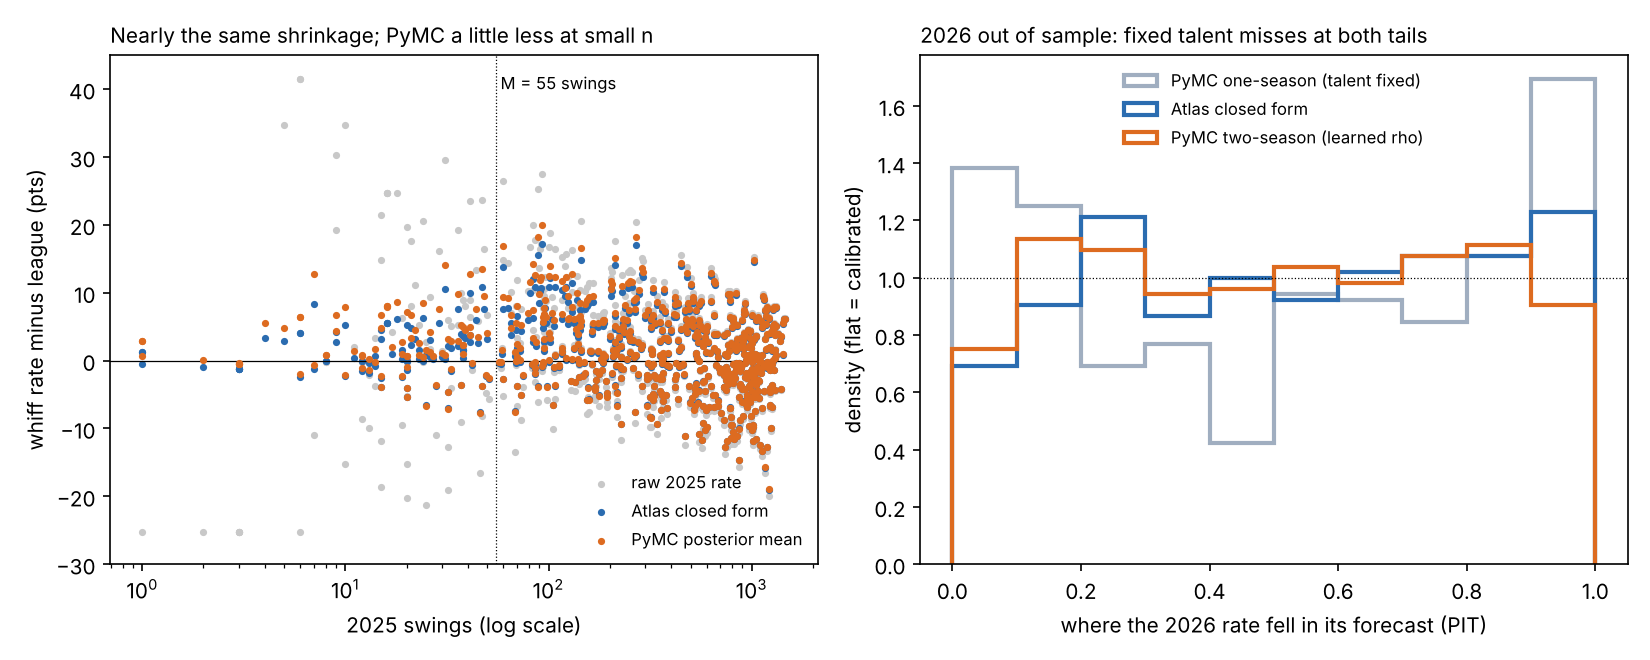

Reproduce this figure in Python.
"""Hitter whiff rate (whiffs per swing) as a hierarchical Bayesian model in PyMC, checked against the
Reliability Atlas's closed-form regression and tested on 2026 out of sample.

Two models, both binomial on the logit scale (logit-normal hierarchy):

  one-season   fit on 2025 only.  logit p_i = mu + sigma * z_i,  z_i ~ N(0, 1),  whiffs_i ~ Binomial(swings_i, p_i).
               Its 2026 forecast assumes talent does not change between seasons.
  two-season   fit on 2024 and 2025.  Each season has its own mu_t and sigma_t, and a hitter's standardized
               talent carries over with correlation rho:  z_2025 = rho * z_2024 + sqrt(1 - rho^2) * e.
               The 2026 forecast steps the same way once more:  z_2026 = rho * z_2025 + sqrt(1 - rho^2) * e.
               rho is learned from 2024 -> 2025 only.  No 2026 data enters any fit.

The comparison is the Atlas's regress(): estimate = league + w (obs - league), w = n / (n + M), M = 55.4 swings,
tau = 0.0618, and rho = 0.931 for next season (constants pooled over 2024-26, so the Atlas has seen 2026).

Scoring 2026 (the Atlas's own convention): the league's shift from 2025 to 2026 is removed using 2026's actual
league mean, for both methods, so a league-wide move isn't anyone's error.  Every hitter counts once.
Targets: hitters with 1+ swing in 2025 and at least M/5 = 11 swings in 2026.

Run (from the repo root):
    uv run --group bayes python reports/bayes/whiff_hierarchical.py
    uv run --group bayes python reports/bayes/whiff_hierarchical.py --sigma-sd 0.05        # exercise 1: a bad prior
    uv run --group bayes python reports/bayes/whiff_hierarchical.py --sample-hitters 25    # exercise 1: a small roster
    uv run --group bayes python reports/bayes/whiff_hierarchical.py --by-pitch-group       # exercise 2
    uv run --group bayes python reports/bayes/whiff_hierarchical.py --by-pitch-group --centered  # exercise 3
    uv run --group bayes python reports/bayes/whiff_hierarchical.py --counts my_counts.csv # skip the pitch data

Reads regular-season pitches from data/seq/ (bb seq <season>), or a counts CSV with columns
season, batter, player_name, pitch_group, swings, whiffs (written to reports/bayes/out/ on every run).
"""
from __future__ import annotations

import argparse
import json
from pathlib import Path

import numpy as np
import pandas as pd

HERE = Path(__file__).resolve().parent
OUT = HERE / "out"

# The repo's definitions (baseball.evaluation.arsenal, baseball.evaluation.reliability), copied so the counts
# step also runs where the package isn't installed.  test_definitions_match_repo() checks they agree.
SWINGS = ("swinging_strike", "swinging_strike_blocked", "foul", "foul_tip", "foul_bunt", "missed_bunt",
          "hit_into_play", "hit_into_play_no_out", "hit_into_play_score")
WHIFFS = ("swinging_strike", "swinging_strike_blocked", "foul_tip", "missed_bunt")
NO_PITCH = ("automatic_ball", "automatic_strike")
PITCH_GROUP = {"FF": "fastball", "SI": "fastball", "FC": "fastball",
               "SL": "breaking", "ST": "breaking", "CU": "breaking", "KC": "breaking", "SV": "breaking",
               "CS": "breaking", "CH": "offspeed", "FS": "offspeed", "FO": "offspeed", "SC": "offspeed"}
GROUPS = ("fastball", "breaking", "offspeed", "other")

# Atlas constants for hitter/whiff (baseball/evaluation/reliability_params.json, built 2026-10-13)
TARGET_ACCEPT = 0.9
CENTERED = False
ATLAS = {"M": 55.40049, "tau": 0.061794, "rho": 0.930619}


# ---------------------------------------------------------------- data

def counts_from_pitches(p: pd.DataFrame) -> pd.DataFrame:
    """Hitter x season x pitch group swings and whiffs from pitch rows (regular season only)."""
    d = p[p["game_type"].eq("R") & ~p["description"].isin(NO_PITCH)]
    d = d.drop_duplicates(["game_pk", "at_bat_number", "pitch_number"])
    d = d.assign(season=d["game_year"].astype(int),
                 pitch_group=d["pitch_type"].map(PITCH_GROUP).fillna("other"),
                 swings=d["description"].isin(SWINGS).astype(int),
                 whiffs=d["description"].isin(WHIFFS).astype(int))
    d = d[d["swings"].eq(1)]
    names = d.groupby("batter")["player_name"].agg(lambda s: s.mode().iat[0])
    c = d.groupby(["season", "batter", "pitch_group"], as_index=False)[["swings", "whiffs"]].sum()
    return c.assign(player_name=c["batter"].map(names))[["season", "batter", "player_name", "pitch_group", "swings", "whiffs"]]


def load_counts(seasons, csv: str | None = None) -> pd.DataFrame:
    if csv:
        c = pd.read_csv(csv)
        return c[c["season"].isin(seasons)].reset_index(drop=True)
    from baseball.edge.familiarity import seq_parts

    cols = ["game_pk", "game_year", "game_type", "at_bat_number", "pitch_number", "batter", "player_name",
            "pitch_type", "description"]
    frames = []
    for s in seasons:
        parts = seq_parts(s)
        if not parts:
            raise FileNotFoundError(f"No data/seq/ files for {s}. Run `uv run bb seq {s}`, or pass --counts.")
        frames.append(pd.concat([pd.read_parquet(x, columns=cols) for x in parts], ignore_index=True))
    return counts_from_pitches(pd.concat(frames, ignore_index=True))


def hitters(c: pd.DataFrame, season: int) -> pd.DataFrame:
    h = c[c["season"].eq(season)].groupby(["batter", "player_name"], as_index=False)[["swings", "whiffs"]].sum()
    return h[h["swings"] > 0].reset_index(drop=True)


def league_mean(h: pd.DataFrame) -> float:
    return float(h["whiffs"].sum() / h["swings"].sum())


# ---------------------------------------------------------------- the closed form (the Atlas)

def atlas_season(obs, n, league, level):
    """regress(..., horizon='season'): his true 2025 level."""
    from statistics import NormalDist

    M, tau = ATLAS["M"], ATLAS["tau"]
    w = n / (n + M)
    est = league + w * (obs - league)
    sd = tau * np.sqrt(1 - w)
    z = NormalDist().inv_cdf(0.5 + level / 2)
    return est, np.clip(est - z * sd, 0, 1), np.clip(est + z * sd, 0, 1), w


def atlas_next(obs, n, league, n2, level):
    """regress(..., horizon='next_season') plus the 2026 sample's own noise, M tau^2 / n2 (the predictive
    interval the Atlas validated)."""
    from statistics import NormalDist

    M, tau, rho = ATLAS["M"], ATLAS["tau"], ATLAS["rho"]
    w = n / (n + M)
    est = league + rho * w * (obs - league)
    sd = np.sqrt(tau ** 2 * (1 - rho ** 2 * w) + M * tau ** 2 / n2)
    z = NormalDist().inv_cdf(0.5 + level / 2)
    return est, est - z * sd, est + z * sd


# ---------------------------------------------------------------- the PyMC models

def fit_one_season(h: pd.DataFrame, mu_sd: float, sigma_sd: float, draws: int, tune: int, chains: int, seed: int):
    import pymc as pm

    with pm.Model(coords={"hitter": h["batter"].astype(str).to_numpy()}) as model:
        mu = pm.Normal("mu", -1.1, mu_sd)                       # logit(0.25) = -1.1
        sigma = pm.HalfNormal("sigma", sigma_sd)                # spread of true talent, logit scale
        z = pm.Normal("z", 0, 1, dims="hitter")                 # non-centered: samples cleanly at small n
        p = pm.Deterministic("p", pm.math.invlogit(mu + sigma * z), dims="hitter")
        pm.Binomial("whiffs", n=h["swings"].to_numpy(), p=p, observed=h["whiffs"].to_numpy(), dims="hitter")
        idata = pm.sample(draws=draws, tune=tune, chains=chains, cores=min(chains, 4), random_seed=seed,
                          target_accept=TARGET_ACCEPT, progressbar=False)
    return model, idata


def fit_by_pitch_group(c: pd.DataFrame, season: int, mu_sd: float, sigma_sd: float, draws: int, tune: int,
                       chains: int, seed: int):
    """Exercise 2: a pitch-group level.  logit p_ig = mu + beta_g + sigma * z_i + sigma_g * u_ig.
    beta_g: how much harder each pitch group is to hit for everyone.  sigma_g: how much hitters differ from
    their own overall level on that group.  A hitter's overall rate is his swing-weighted mix of p_ig."""
    import pymc as pm

    d = c[c["season"].eq(season) & c["swings"].gt(0)].reset_index(drop=True)
    hit_ids, hit_idx = np.unique(d["batter"].to_numpy(), return_inverse=True)
    grp_idx = d["pitch_group"].map({g: k for k, g in enumerate(GROUPS)}).to_numpy()
    with pm.Model(coords={"hitter": hit_ids.astype(str), "group": list(GROUPS), "cell": np.arange(len(d))}) as model:
        mu = pm.Normal("mu", -1.1, mu_sd)
        beta = pm.Normal("beta", 0, 1, dims="group")
        sigma = pm.HalfNormal("sigma", sigma_sd)
        sigma_g = pm.HalfNormal("sigma_g", sigma_sd, dims="group")
        z = pm.Normal("z", 0, 1, dims="hitter")
        if CENTERED:   # exercise 3: the hitter-by-group effects sampled directly, d ~ N(0, sigma_g)
            dev = pm.Normal("d", 0, sigma_g[grp_idx], dims="cell")
        else:          # non-centered: u ~ N(0, 1), effect = sigma_g * u
            dev = sigma_g[grp_idx] * pm.Normal("u", 0, 1, dims="cell")
        p = pm.Deterministic("p_cell", pm.math.invlogit(mu + beta[grp_idx] + sigma * z[hit_idx] + dev), dims="cell")
        pm.Binomial("whiffs", n=d["swings"].to_numpy(), p=p, observed=d["whiffs"].to_numpy(), dims="cell")
        idata = pm.sample(draws=draws, tune=tune, chains=chains, cores=min(chains, 4), random_seed=seed,
                          target_accept=TARGET_ACCEPT, progressbar=False)
    return model, idata, d, hit_ids, hit_idx


def fit_two_season(c: pd.DataFrame, s0: int, s1: int, mu_sd: float, sigma_sd: float, draws: int, tune: int,
                   chains: int, seed: int):
    import pymc as pm

    h0, h1 = hitters(c, s0), hitters(c, s1)
    ids = np.union1d(h0["batter"], h1["batter"])
    n = np.zeros((len(ids), 2), int)
    y = np.zeros((len(ids), 2), int)
    for k, h in enumerate((h0, h1)):
        pos = np.searchsorted(ids, h["batter"].to_numpy())
        n[pos, k], y[pos, k] = h["swings"], h["whiffs"]
    with pm.Model(coords={"hitter": ids.astype(str), "season": [s0, s1]}) as model:
        mu = pm.Normal("mu", -1.1, mu_sd, dims="season")
        sigma = pm.HalfNormal("sigma", sigma_sd, dims="season")
        rho = pm.Uniform("rho", -1, 1)                          # year-to-year talent correlation
        z0 = pm.Normal("z0", 0, 1, dims="hitter")
        e1 = pm.Normal("e1", 0, 1, dims="hitter")
        z1 = pm.Deterministic("z1", rho * z0 + pm.math.sqrt(1 - rho ** 2) * e1, dims="hitter")
        z = pm.math.stack([z0, z1], axis=1)
        p = pm.Deterministic("p", pm.math.invlogit(mu + sigma * z), dims=("hitter", "season"))
        pm.Binomial("whiffs", n=n, p=p, observed=y, dims=("hitter", "season"))
        idata = pm.sample(draws=draws, tune=tune, chains=chains, cores=min(chains, 4), random_seed=seed,
                          target_accept=TARGET_ACCEPT, progressbar=False)
    return model, idata, ids


def draws_of(idata, name: str) -> np.ndarray:
    """Posterior draws flattened over chains: shape (draws, ...)."""
    x = idata.posterior[name]
    return x.stack(sample=("chain", "draw")).transpose("sample", ...).to_numpy()


def diagnostics(idata, var_names) -> dict:
    import arviz as az

    s = az.summary(idata, var_names=var_names, kind="diagnostics")
    div = int(idata.sample_stats["diverging"].sum())
    return {"max_rhat": float(s["r_hat"].max()), "min_ess_bulk": float(s["ess_bulk"].min()),
            "min_ess_tail": float(s["ess_tail"].min()), "divergences": div,
            "n_params_checked": int(len(s))}


# ---------------------------------------------------------------- scoring 2026

def pit_binomial_mixture(y: np.ndarray, n: np.ndarray, p_draws: np.ndarray, rng) -> np.ndarray:
    """Randomized PIT of an observed count under a posterior predictive Binomial(n, p_s) mixture.
    Uniform(0, 1) if the predictive is calibrated, so an x% central interval covers when |PIT - 0.5| < x/2.
    Randomizing inside the jump at y makes discrete counts fair (no free coverage from ties)."""
    from scipy.stats import binom

    F_hi = binom.cdf(y[None, :], n[None, :], p_draws).mean(0)
    F_lo = binom.cdf(y[None, :] - 1, n[None, :], p_draws).mean(0)
    return F_lo + rng.uniform(size=len(y)) * (F_hi - F_lo)


def compare_2025(t25: pd.DataFrame) -> pd.DataFrame:
    """Where the two methods agree and differ on 2025 talent, by the Atlas weight on his data."""
    rows = []
    groups = [("all", np.ones(len(t25), bool))] + [(b, t25["bucket"].eq(b).to_numpy())
                                                   for b in ["< M/4", "M/4 to M", "M to 3M", "3M +"]]
    q = t25["obs"].where(t25["swings"] >= 3 * ATLAS["M"])
    groups += [("extreme: top 5% raw (3M+)", (q >= q.quantile(0.95)).to_numpy()),
               ("extreme: bottom 5% raw (3M+)", (q <= q.quantile(0.05)).to_numpy())]
    for name, m in groups:
        x = t25[m]
        d = 100 * (x["bayes_est"] - x["atlas_est"])
        rows.append({"group": name, "hitters": int(m.sum()), "median_swings": float(x["swings"].median()),
                     "mean_raw_pts": 100 * x["obs"].mean(),
                     "mean_atlas_pts": 100 * x["atlas_est"].mean(), "mean_bayes_pts": 100 * x["bayes_est"].mean(),
                     "mean_abs_diff_pts": float(d.abs().mean()), "max_abs_diff_pts": float(d.abs().max()),
                     "atlas_width95_pts": 100 * float((x["atlas_hi95"] - x["atlas_lo95"]).mean()),
                     "bayes_width95_pts": 100 * float((x["bayes_hi95"] - x["bayes_lo95"]).mean()),
                     "bayes_upper_share": float(((x["bayes_hi95"] - x["bayes_est"]) /
                                                 (x["bayes_hi95"] - x["bayes_lo95"])).mean()),
                     "bayes_implied_M_median": float(x["bayes_implied_M"].median())})
    return pd.DataFrame(rows)


def bucket(w: np.ndarray) -> np.ndarray:
    labels = np.array(["< M/4", "M/4 to M", "M to 3M", "3M +"])
    return labels[np.digitize(w, [0.2, 0.5, 0.75])]


def score(t: pd.DataFrame, methods: dict[str, dict]) -> pd.DataFrame:
    """methods: name -> {'est': forecast of the 2026 rate, 'cov80', 'cov95': bool arrays}."""
    rows = []
    for b in ["all", "< M/4", "M/4 to M", "M to 3M", "3M +"]:
        m = np.ones(len(t), bool) if b == "all" else t["bucket"].eq(b).to_numpy()
        for name, f in methods.items():
            e = f["est"][m] - t["obs26"].to_numpy()[m]
            rows.append({"bucket": b, "method": name, "hitters": int(m.sum()),
                         "mae_pts": 100 * np.mean(np.abs(e)), "rmse_pts": 100 * np.sqrt(np.mean(e ** 2)),
                         "cov80": 100 * f["cov80"][m].mean() if "cov80" in f else np.nan,
                         "cov95": 100 * f["cov95"][m].mean() if "cov95" in f else np.nan,
                         "width80_pts": 100 * np.mean(f["w80"][m]) if "w80" in f else np.nan})
    return pd.DataFrame(rows)


# ---------------------------------------------------------------- main

def main(argv=None) -> None:
    ap = argparse.ArgumentParser(description=__doc__.split("\n")[0])
    ap.add_argument("--counts", help="counts CSV instead of data/seq/")
    ap.add_argument("--mu-sd", type=float, default=1.0, help="prior sd of the league mean, logit scale (default 1)")
    ap.add_argument("--sigma-sd", type=float, default=0.5, help="HalfNormal scale of the talent spread, logit (0.5)")
    ap.add_argument("--draws", type=int, default=1000)
    ap.add_argument("--tune", type=int, default=1000)
    ap.add_argument("--chains", type=int, default=4)
    ap.add_argument("--seed", type=int, default=2026)
    ap.add_argument("--by-pitch-group", action="store_true", help="exercise 2: add a pitch-group level (2025)")
    ap.add_argument("--skip-two-season", action="store_true", help="faster: one-season model only")
    ap.add_argument("--sample-hitters", type=int, default=0,
                    help="exercise 1: fit on a random N hitters only (a small roster), to see when the prior matters")
    ap.add_argument("--target-accept", type=float, default=0.9, help="NUTS step-size target (raise to 0.95-0.99 to fix divergences)")
    ap.add_argument("--centered", action="store_true", help="exercise 3: centered hitter-by-group effects (with --by-pitch-group)")
    ap.add_argument("--tag", default="", help="suffix for output files, e.g. tight_prior")
    a = ap.parse_args(argv)

    global TARGET_ACCEPT, CENTERED
    TARGET_ACCEPT, CENTERED = a.target_accept, a.centered
    OUT.mkdir(parents=True, exist_ok=True)
    tag = f"_{a.tag}" if a.tag else ""
    c = load_counts([2024, 2025, 2026], a.counts)
    if not a.counts:
        c.to_csv(OUT / "whiff_counts_2024_2026.csv", index=False)
    h25, h26 = hitters(c, 2025), hitters(c, 2026)
    lg25, lg26 = league_mean(h25), league_mean(h26)
    shift = lg26 - lg25
    if a.sample_hitters:                                                  # league means stay the full league's
        keep = h25.sample(a.sample_hitters, random_state=a.seed)["batter"]
        h25 = h25[h25["batter"].isin(keep)].reset_index(drop=True)
        c = c[~c["season"].eq(2025) | c["batter"].isin(keep)]
        a.skip_two_season = True
    rng = np.random.default_rng(a.seed)
    print(f"2025: {len(h25)} hitters, {h25['swings'].sum():,} swings, league whiff {lg25:.4f}")
    print(f"2026: {len(h26)} hitters, {h26['swings'].sum():,} swings, league whiff {lg26:.4f} (shift {100 * shift:+.2f} pts)")

    # --- 2025: the one-season model against the closed form
    if a.by_pitch_group:
        _, idata, d, hit_ids, hit_idx = fit_by_pitch_group(c, 2025, a.mu_sd, a.sigma_sd, a.draws, a.tune, a.chains, a.seed)
        pc = draws_of(idata, "p_cell")                                   # (S, cells)
        sw = d["swings"].to_numpy()
        num = np.zeros((pc.shape[0], len(hit_ids)))
        for k in range(pc.shape[1]):
            num[:, hit_idx[k]] += pc[:, k] * sw[k]
        p25 = num / np.bincount(hit_idx, weights=sw)[None, :]            # his mix-weighted overall rate
        p25 = pd.DataFrame(p25, columns=hit_ids)[h25["batter"].to_numpy()].to_numpy()
        diag = diagnostics(idata, ["mu", "beta", "sigma", "sigma_g"])
        import arviz as az
        print(az.summary(idata, var_names=["mu", "beta", "sigma", "sigma_g"]))
    else:
        _, idata = fit_one_season(h25, a.mu_sd, a.sigma_sd, a.draws, a.tune, a.chains, a.seed)
        p25 = draws_of(idata, "p")
        diag = diagnostics(idata, ["mu", "sigma", "z"])
        import arviz as az
        print(az.summary(idata, var_names=["mu", "sigma"]))
    obs25, n25 = (h25["whiffs"] / h25["swings"]).to_numpy(), h25["swings"].to_numpy(float)
    est, lo95, hi95, w = atlas_season(obs25, n25, lg25, 0.95)
    _, lo80, hi80, _ = atlas_season(obs25, n25, lg25, 0.80)
    t25 = h25.assign(obs=obs25, w_atlas=w, bucket=bucket(w),
                     atlas_est=est, atlas_lo95=lo95, atlas_hi95=hi95, atlas_lo80=lo80, atlas_hi80=hi80,
                     bayes_est=p25.mean(0), bayes_lo95=np.quantile(p25, 0.025, 0), bayes_hi95=np.quantile(p25, 0.975, 0),
                     bayes_lo80=np.quantile(p25, 0.10, 0), bayes_hi80=np.quantile(p25, 0.90, 0))
    with np.errstate(invalid="ignore", divide="ignore"):
        wb = (t25["bayes_est"] - lg25) / (t25["obs"] - lg25)             # the weight the model put on his data
        t25["bayes_implied_M"] = np.where((wb > 0.02) & (wb < 0.98), n25 * (1 - wb) / wb, np.nan)
    t25.to_csv(OUT / f"estimates_2025{tag}.csv", index=False)
    cmp25 = compare_2025(t25)
    cmp25.to_csv(OUT / f"compare_2025{tag}.csv", index=False)
    print(cmp25.round(2).to_string(index=False))

    # --- 2026: forecasts and scoring
    t = h25[["batter", "player_name", "swings", "whiffs"]].merge(
        h26[["batter", "swings", "whiffs"]], on="batter", suffixes=("25", "26"))
    t = t[t["swings26"] >= ATLAS["M"] / 5].reset_index(drop=True)
    pos = h25.reset_index().set_index("batter").loc[t["batter"], "index"].to_numpy()
    t["obs25"], t["obs26"] = t["whiffs25"] / t["swings25"], t["whiffs26"] / t["swings26"]
    t["bucket"] = bucket(t["swings25"] / (t["swings25"] + ATLAS["M"]))
    n2, y2 = t["swings26"].to_numpy(), t["whiffs26"].to_numpy()

    methods = {}
    e, l95, u95 = atlas_next(t["obs25"].to_numpy(), t["swings25"].to_numpy(float), lg25, n2, 0.95)
    _, l80, u80 = atlas_next(t["obs25"].to_numpy(), t["swings25"].to_numpy(float), lg25, n2, 0.80)
    y26 = t["obs26"].to_numpy() - shift                                    # Atlas convention: obs2 - shift
    from scipy.stats import norm
    methods["Atlas closed form"] = {"est": e + shift, "cov80": (y26 >= l80) & (y26 <= u80),
                                    "cov95": (y26 >= l95) & (y26 <= u95), "w80": u80 - l80,
                                    "pit": norm.cdf((y26 - e) / ((u95 - l95) / (2 * norm.ppf(0.975))))}
    methods["Raw 2025 rate"] = {"est": t["obs25"].to_numpy() + shift}
    methods["League mean"] = {"est": np.full(len(t), lg26)}

    def logit(x):
        return np.log(x / (1 - x))

    dl = logit(lg26) - logit(lg25)                                       # the same league shift, on the logit scale

    def add_bayes(name, p26):
        p26 = 1 / (1 + np.exp(-(logit(np.clip(p26, 1e-9, 1 - 1e-9)) + dl)))
        pit = pit_binomial_mixture(y2, n2, p26, rng)
        sims = rng.binomial(n2[None, :], p26) / n2[None, :]
        methods[name] = {"est": p26.mean(0), "cov80": np.abs(pit - 0.5) < 0.40, "cov95": np.abs(pit - 0.5) < 0.475,
                         "w80": np.quantile(sims, 0.9, 0) - np.quantile(sims, 0.1, 0), "pit": pit}

    add_bayes("PyMC one-season (talent fixed)", p25[:, pos])

    diag2, rho_post = None, None
    if not a.skip_two_season and not a.by_pitch_group:
        _, idata2, ids = fit_two_season(c, 2024, 2025, a.mu_sd, a.sigma_sd, a.draws, a.tune, a.chains, a.seed)
        diag2 = diagnostics(idata2, ["mu", "sigma", "rho", "z0", "e1"])
        rho, mu, sig = draws_of(idata2, "rho"), draws_of(idata2, "mu")[:, 1], draws_of(idata2, "sigma")[:, 1]
        z1 = draws_of(idata2, "z1")[:, np.searchsorted(ids, t["batter"].to_numpy())]
        z2 = rho[:, None] * z1 + np.sqrt(1 - rho[:, None] ** 2) * rng.standard_normal(z1.shape)
        add_bayes("PyMC two-season (learned rho)", 1 / (1 + np.exp(-(mu[:, None] + sig[:, None] * z2))))
        # Same information as the Atlas: the hitter's 2025 swings only (one-season posterior), stepped to 2026
        # with the rho learned above.  Separates "what the year-to-year step does" from "what 2024 data adds".
        z25 = draws_of(idata, "z")[:, pos]
        mu1, sig1 = draws_of(idata, "mu"), draws_of(idata, "sigma")
        r = rng.permutation(rho)[: len(mu1)]
        z26 = r[:, None] * z25 + np.sqrt(1 - r[:, None] ** 2) * rng.standard_normal(z25.shape)
        add_bayes("PyMC 2025 only + learned rho", 1 / (1 + np.exp(-(mu1[:, None] + sig1[:, None] * z26))))
        rho_post = {"mean": float(rho.mean()), "lo95": float(np.quantile(rho, 0.025)), "hi95": float(np.quantile(rho, 0.975)),
                    "sigma_2025_logit": float(sig.mean())}
        import arviz as az
        print(az.summary(idata2, var_names=["mu", "sigma", "rho"]))
        trace_plot(idata2, ["mu", "sigma", "rho"], OUT / f"trace_two_season{tag}.png")
    trace_plot(idata, ["mu", "sigma"] + (["beta", "sigma_g"] if a.by_pitch_group else []), OUT / f"trace_one_season{tag}.png")

    s = score(t, methods)
    s.to_csv(OUT / f"score_2026{tag}.csv", index=False)
    f = t.copy()
    for name, m in methods.items():
        key = name.split(" (")[0].lower().replace(" ", "_").replace("+", "plus")
        f[f"{key}_est"] = m["est"]
        for k in ("cov80", "cov95", "pit"):
            if k in m:
                f[f"{key}_{k}"] = m[k]
    f.to_csv(OUT / f"forecasts_2026{tag}.csv", index=False)
    import arviz as az
    summ = az.summary(idata, var_names=["mu", "sigma"] if not a.by_pitch_group else ["mu", "sigma"])
    res = {"league_2025": lg25, "league_2026": lg26, "hitters_2025": len(h25), "swings_2025": int(h25["swings"].sum()),
           "hitters_2026": len(h26), "swings_2026": int(h26["swings"].sum()), "targets_2026": len(t),
           "prior": {"mu_sd": a.mu_sd, "sigma_sd": a.sigma_sd}, "by_pitch_group": a.by_pitch_group,
           "one_season": {"mu": float(summ.loc["mu", "mean"]), "sigma_logit": float(summ.loc["sigma", "mean"]),
                          "diagnostics": diag},
           "two_season": {"rho": rho_post, "diagnostics": diag2},
           "implied_M_median_by_bucket": t25.groupby("bucket")["bayes_implied_M"].median().round(1).to_dict()}
    (OUT / f"summary{tag}.json").write_text(json.dumps(res, indent=2))
    pd.set_option("display.width", 160)
    print(json.dumps(res, indent=2))
    print(s.round(2).to_string(index=False))
    if not a.by_pitch_group and not a.tag:
        figure(t25, t, methods, lg25)


def trace_plot(idata, var_names, path: Path) -> None:
    """Trace plots (left: each chain's posterior density; right: the draws in order) for exercise 3."""
    import arviz as az
    import matplotlib

    matplotlib.use("Agg")
    pc = az.plot_trace_dist(idata, var_names=var_names, backend="matplotlib")
    pc.savefig(path, dpi=110)
    print("trace plot:", path)


def figure(t25: pd.DataFrame, t: pd.DataFrame, methods: dict, lg25: float) -> None:
    import matplotlib

    matplotlib.use("Agg")
    import matplotlib.pyplot as plt

    fig, ax = plt.subplots(1, 2, figsize=(11, 4.4))
    # left: shrinkage, both methods, against swings
    x = t25["swings"]
    ax[0].scatter(x, 100 * (t25["obs"] - lg25), s=6, c="#c8c8c8", label="raw 2025 rate", zorder=1)
    ax[0].scatter(x, 100 * (t25["atlas_est"] - lg25), s=6, c="#2b6cb0", label="Atlas closed form", zorder=2)
    ax[0].scatter(x, 100 * (t25["bayes_est"] - lg25), s=6, c="#dd6b20", label="PyMC posterior mean", zorder=3)
    ax[0].set_xscale("log")
    ax[0].set_ylim(-30, 45)
    ax[0].axhline(0, c="k", lw=0.6)
    ax[0].axvline(55.4, c="k", lw=0.6, ls=":")
    ax[0].text(58, 40, "M = 55 swings", fontsize=8)
    ax[0].set_xlabel("2025 swings (log scale)")
    ax[0].set_ylabel("whiff rate minus league (pts)")
    ax[0].set_title("Nearly the same shrinkage; PyMC a little less at small n", fontsize=10, loc="left")
    ax[0].legend(fontsize=8, frameon=False, loc="lower right")
    # right: PIT histograms of the 2026 forecasts
    bins = np.linspace(0, 1, 11)
    for name, col in (("PyMC one-season (talent fixed)", "#a0aec0"), ("Atlas closed form", "#2b6cb0"),
                      ("PyMC two-season (learned rho)", "#dd6b20")):
        if name in methods:
            ax[1].hist(methods[name]["pit"], bins=bins, histtype="step", lw=2, color=col, density=True, label=name)
    ax[1].axhline(1, c="k", lw=0.6, ls=":")
    ax[1].set_xlabel("where the 2026 rate fell in its forecast (PIT)")
    ax[1].set_ylabel("density (flat = calibrated)")
    ax[1].set_title("2026 out of sample: fixed talent misses at both tails", fontsize=10, loc="left")
    ax[1].legend(fontsize=8, frameon=False, loc="upper center")
    fig.tight_layout()
    fig.savefig(HERE / "whiff_hierarchical.png", dpi=150)
    print("figure:", HERE / "whiff_hierarchical.png")


def test_definitions_match_repo() -> None:
    import importlib

    arsenal = importlib.import_module("baseball.evaluation.arsenal")       # the package re-exports a function
    reliability = importlib.import_module("baseball.evaluation.reliability")  # named arsenal, so import the module

    assert set(SWINGS) == set(arsenal.SWINGS) and set(WHIFFS) == set(arsenal.WHIFFS)
    assert set(NO_PITCH) == set(reliability.NO_PITCH)
    row = reliability.load_params().loc["hitter/whiff"]
    assert abs(row["M"] - ATLAS["M"]) < 1e-6 and abs(row["tau"] - ATLAS["tau"]) < 1e-6
    assert abs(row["rho_use"] - ATLAS["rho"]) < 1e-6


if __name__ == "__main__":
    main()
